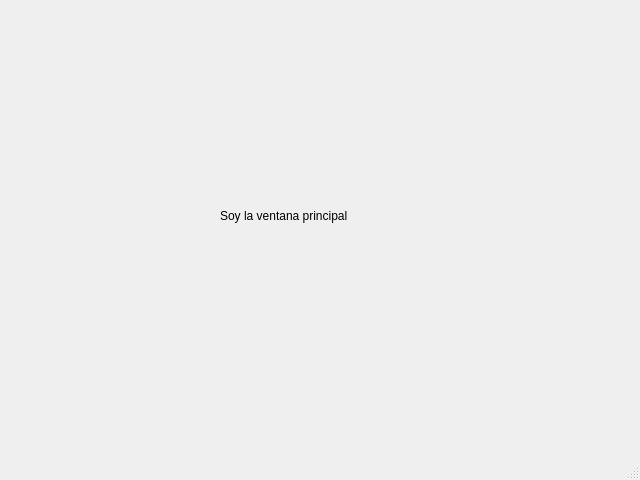
<?xml version="1.0" encoding="UTF-8"?>
<ui version="4.0">
 <class>MainWindow</class>
 <widget class="QMainWindow" name="MainWindow">
  <property name="geometry">
   <rect>
    <x>0</x>
    <y>0</y>
    <width>640</width>
    <height>480</height>
   </rect>
  </property>
  <property name="windowTitle">
   <string>MainWindow</string>
  </property>
  <widget class="QWidget" name="centralwidget">
   <widget class="QLabel" name="label">
    <property name="geometry">
     <rect>
      <x>220</x>
      <y>180</y>
      <width>231</width>
      <height>71</height>
     </rect>
    </property>
    <property name="text">
     <string>Soy la ventana principal</string>
    </property>
   </widget>
  </widget>
  <widget class="QMenuBar" name="menubar">
   <property name="geometry">
    <rect>
     <x>0</x>
     <y>0</y>
     <width>640</width>
     <height>23</height>
    </rect>
   </property>
  </widget>
  <widget class="QStatusBar" name="statusbar"/>
 </widget>
 <resources/>
 <connections/>
</ui>
